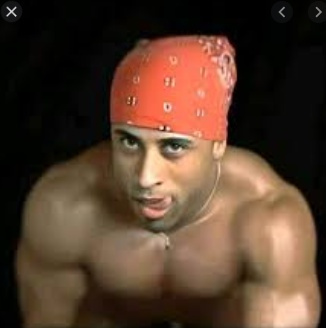
//> input picture Taller transformaciones/build/Source image.jpg, 326 x 328 px
$ ./main 'build/Source image.jpg'   (built with g++ and OpenCV 4)
//> lines starting //> are read from the running program, lines starting //| are printed output that depends on the picture
//> further down, img1 is the input picture: 328 rows x 326 cols, CV_8UC3; mean B, G, R 45.5, 61.6, 85.7
#include "opencv2/imgcodecs.hpp"
#include "opencv2/highgui.hpp"
#include "opencv2/imgproc.hpp"
#include <iostream>
using namespace cv;
using namespace std;

void funcio2(){}

void metodoFunciones ( Mat img1){

    Mat img2, img3, final;
    resize(img1, img2, Size(), 0.8, 0.8);
    Point2f punto(img2.cols/2., img2.rows/2.);
//> punto = Point(130.5, 131)
    Mat M = getRotationMatrix2D(punto, -35, 1);
    warpAffine(img2, img3, M, Size(img2.cols, img2.rows));
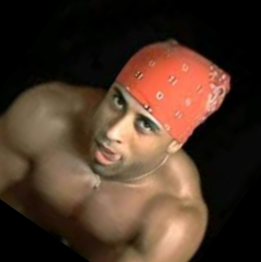
//> img3: 262 rows x 261 cols, CV_8UC3; mean B, G, R 40, 54.3, 76.6
    Mat trans_mat = (Mat_<double>(2,3) << 1, 0, -42, 0, 1, 37);
    warpAffine( img3, final, trans_mat, img1.size());
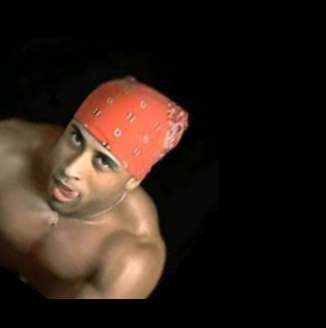
//> final: 328 rows x 326 cols, CV_8UC3; mean B, G, R 23.6, 31.7, 45.2
    imwrite("final_metodo_funciones.jpg", final);
    return;
}

void prueba3(){}

void metodo2Matriz ( Mat img1){

    Mat img2, img3, final;

    Point2f srcTri[3];
    srcTri[0] = Point2f( 0.f, 0.f );
    srcTri[1] = Point2f( img1.cols - 1.f, 0.f );
    srcTri[2] = Point2f( 0.f, img1.rows - 1.f );
    Point2f dstTri[3];
    dstTri[0] = Point2f( 0.f, img1.rows*0.33f );
    dstTri[1] = Point2f( img1.cols*0.85f, img1.rows*0.25f );
    dstTri[2] = Point2f( img1.cols*0.15f, img1.rows*0.7f );

    Mat warp_dst = Mat::zeros( img1.rows, img1.cols, img1.type() );

    Point centro = Point( (warp_dst.cols/2) , (warp_dst.rows/2));
//> centro = Point(163, 164)
    double angulo = -35;
    double rescalado = 0.8;
    Mat matrizRotacion = getRotationMatrix2D( centro, angulo, rescalado );

    warpAffine( img1, img2, matrizRotacion, img1.size() );
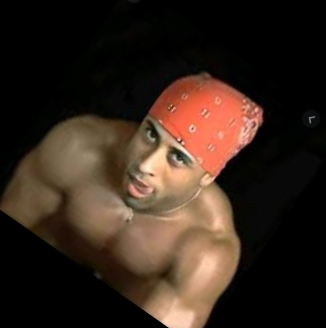
//> img2: 328 rows x 326 cols, CV_8UC3; mean B, G, R 28.7, 38.9, 54.3
    Mat trans_mat = (Mat_<double>(2,3) << 1, 0, -42, 0, 1, 37);
    warpAffine( img2, img3, trans_mat, img1.size());
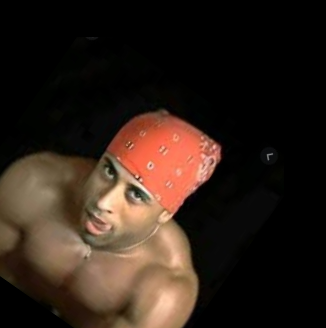
//> img3: 328 rows x 326 cols, CV_8UC3; mean B, G, R 25.2, 34.1, 48.1

    imwrite( "final_metodo_matriz.jpg", img3 );
    return;
}
int main(int argc, char **argv)
{
    Mat img1 = imread(argv[1], 1), img2, img3, final;
    if (img1.empty())
    {
        cout << "Could not open or find the image!\n"
             << endl;
        cout << "Usage: " << argv[0] << " <Input image>" << endl;
        return -1;
    }

    metodoFunciones(img1);
    metodo2Matriz(img1);

    return 0;
}

$ run again, on Taller transformaciones/build/Warp + affafafaf.jpg
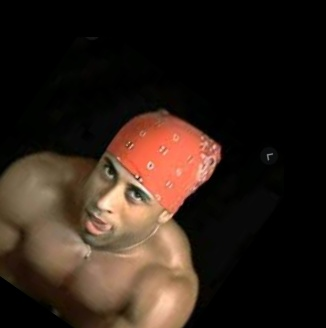
//> input picture Taller transformaciones/build/Warp + affafafaf.jpg, 326 x 328 px
//> img1 is the input picture: 328 rows x 326 cols, CV_8UC3; mean B, G, R 25.2, 34.1, 48.1
//> in metodo2Matriz, `warpAffine( img1, img2, matrizRotacion, img1.size() );`:
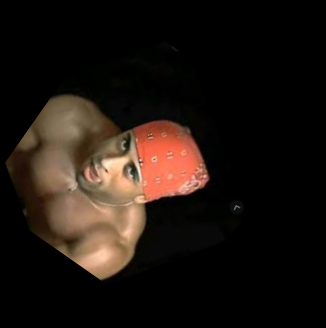
//> img2: 328 rows x 326 cols, CV_8UC3; mean B, G, R 16.2, 21.8, 30.8
//> in metodo2Matriz, `warpAffine( img2, img3, trans_mat, img1.size());`:
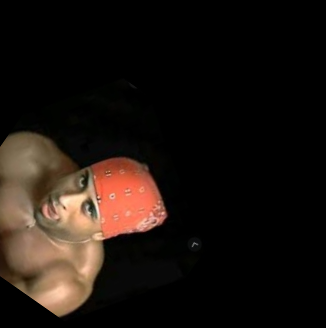
//> img3: 328 rows x 326 cols, CV_8UC3; mean B, G, R 15.6, 20.9, 29.4

$ run again, on Taller transformaciones/build/ajflasjdflakj.jpg
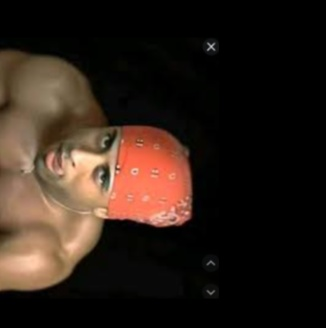
//> input picture Taller transformaciones/build/ajflasjdflakj.jpg, 326 x 328 px
//> img1 is the input picture: 328 rows x 326 cols, CV_8UC3; mean B, G, R 24.5, 32.7, 45.9
//> in metodo2Matriz, `warpAffine( img1, img2, matrizRotacion, img1.size() );`:
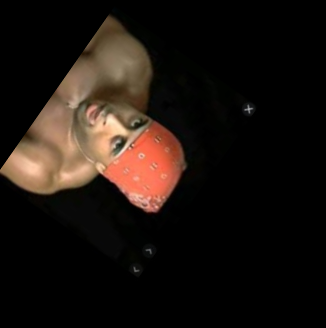
//> img2: 328 rows x 326 cols, CV_8UC3; mean B, G, R 15.7, 20.9, 29.4
//> in metodo2Matriz, `warpAffine( img2, img3, trans_mat, img1.size());`:
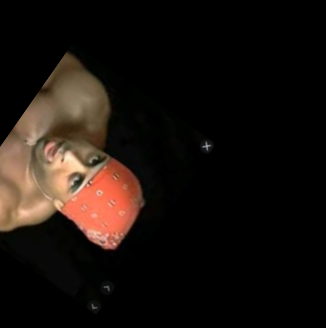
//> img3: 328 rows x 326 cols, CV_8UC3; mean B, G, R 13.8, 18.5, 26.3
